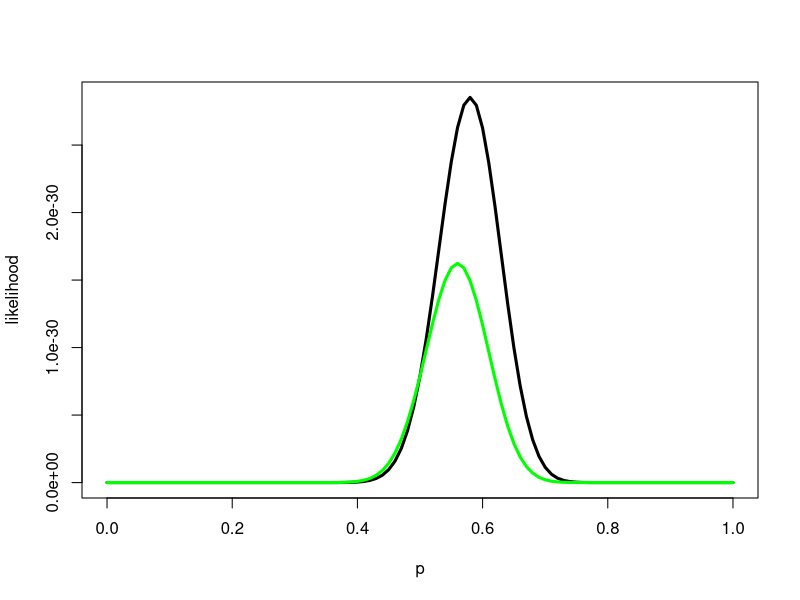
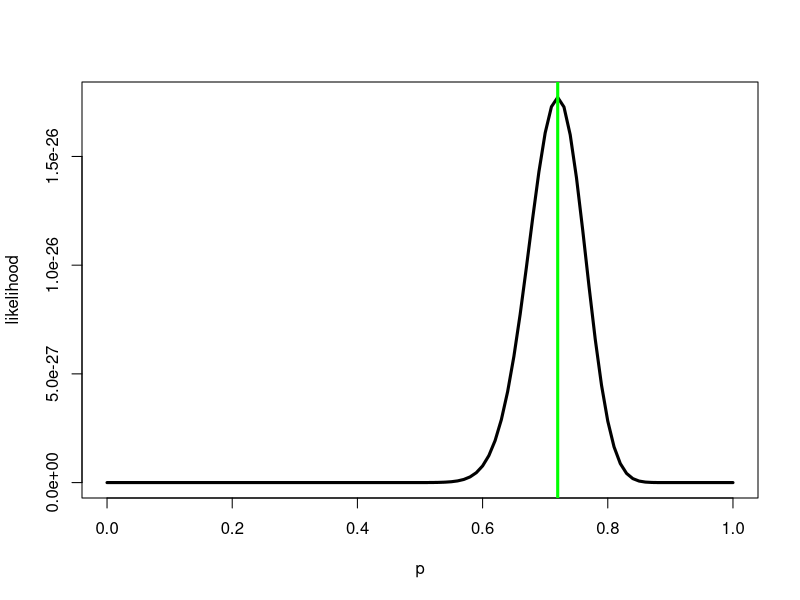
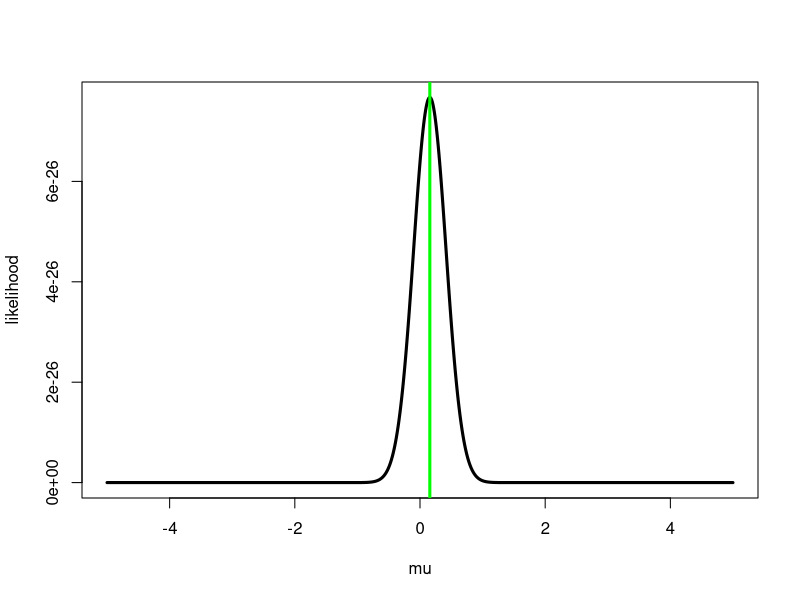
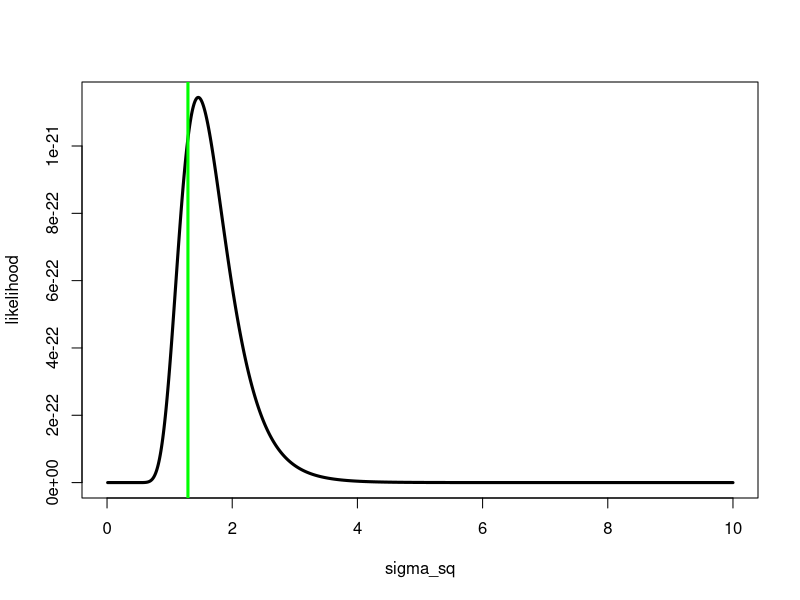

R code for these plots, in order:
# Likelihood inference


# Bernoulli (i.e., "coin toss") likelihood function
L = function( p, x)  return( p^sum(x) * (1-p)^sum(1 - x) )
L = Vectorize( L, vectorize.args="p")

# Input data from the coin toss experiment
x_pseudo = c( 1, 1, 0, 1, 0, 0, 0, 1, 0, 1,
              1, 1, 1, 1, 1, 1, 0, 0, 1, 0,
              1, 0, 0, 1, 1, 0, 0, 0, 0, 1,
              1, 0, 1, 1, 1, 1, 0, 1, 0, 0,
              1, 0, 0, 1, 0, 0, 0, 1, 1, 0,
              1, 1, 0, 1, 1, 1, 0, 0, 1, 0,
              0, 1, 1, 0, 1, 1, 1, 1, 0, 1,
					    1, 1, 1, 0, 1, 0, 1, 0, 0, 0,
					    1, 1, 1, 1, 1, 0, 1, 0, 1, 0,
					    0, 1, 1, 1, 0, 1, 0, 1, 0, 0)

x_real = c( 0, 1, 1, 0, 0, 0, 1, 0, 0, 0,
            1, 0, 0, 1, 1, 1, 0, 1, 1, 0,
            1, 1, 1, 0, 0, 1, 1, 1, 1, 1,
            0, 1, 1, 1, 1, 1, 1, 1, 0, 0,
            1, 0, 1, 0, 1, 1, 0, 1, 1, 1,
            0, 0, 0, 0, 1, 0, 1, 1, 1, 1,
            0, 0, 0, 1, 0, 1, 0, 1, 1, 1,
            1, 0, 1, 1, 1, 1, 0, 1, 1, 0,
            0, 1, 1, 1, 0, 1, 1, 1, 0, 0,
            1, 0, 1, 0, 1, 0, 0, 1, 0, 0)

# Which observed data has a higher likelihood consistent with p=.5?
L( .5, x_pseudo)
L( .5, x_real)

# Plot the likelihood for both data sets over a grid of values of p to determine
# value most consistent with the data
p_grid = seq( 0, 1, by=.01)
plot( p_grid, L( p_grid, x_real), xlab="p", ylab="likelihood", type="l",lwd=3)
lines( p_grid, L( p_grid, x_pseudo), col="green", lwd=3)

# Next, generate synthetic coin tosses for different values of p
n = 100
#x = (runif(n) < .9)
x = (runif(n) < .7)

p_grid = seq( 0, 1, by=.01)
plot( p_grid, L( p_grid, x), xlab="p", ylab="likelihood", type="l", lwd=3)
p_hat = mean(x)
abline( v=p_hat, col="green", lwd=3)


# How about the likelihood function for Gaussian data?
n = 30
mu = 0
sigma_sq = 2
x = rnorm( n=n, mean=mu, sd=sqrt(sigma_sq))

L = function( mu, sigma_sq, x){
	return( prod(exp(-.5*(x - mu)^2/sigma_sq) / sqrt(2 * pi * sigma_sq)) )
	# Note that this is equivalent to:
	# prod( dnorm( x, mean=mu, sd=sqrt(sigma_sq))
}


# Assume that sigma^2 is fixed, and plot over a grid of mu values
L_mu_vec = Vectorize( L, vectorize.args="mu")

x = rnorm( n=n, mean=mu, sd=sqrt(sigma_sq))
mu_grid = seq( -5, 5, by=.01)
plot( mu_grid, L_mu_vec( mu=mu_grid, sigma=sigma_sq, x), xlab="mu", 
      ylab="likelihood", type="l", lwd=3)
mu_hat = mean(x)
abline( v=mu_hat, col="green", lwd=3)


# Assume that mu is fixed, and plot over a grid of sigma^2 values
L_sigma_sq_vec = Vectorize( L, vectorize.args="sigma_sq")
sigma_sq_grid = seq( 0, 10, by=.01)

x = rnorm( n=n, mean=mu, sd=sqrt(sigma_sq))
plot( sigma_sq_grid, L_sigma_sq_vec( mu=mu_hat, sigma_sq=sigma_sq_grid, x), 
      xlab="sigma_sq", ylab="likelihood", type="l", lwd=3)
sigma_sq_hat = mean((x - mean(x))^2)
abline( v=sigma_sq_hat, col="green", lwd=3)
